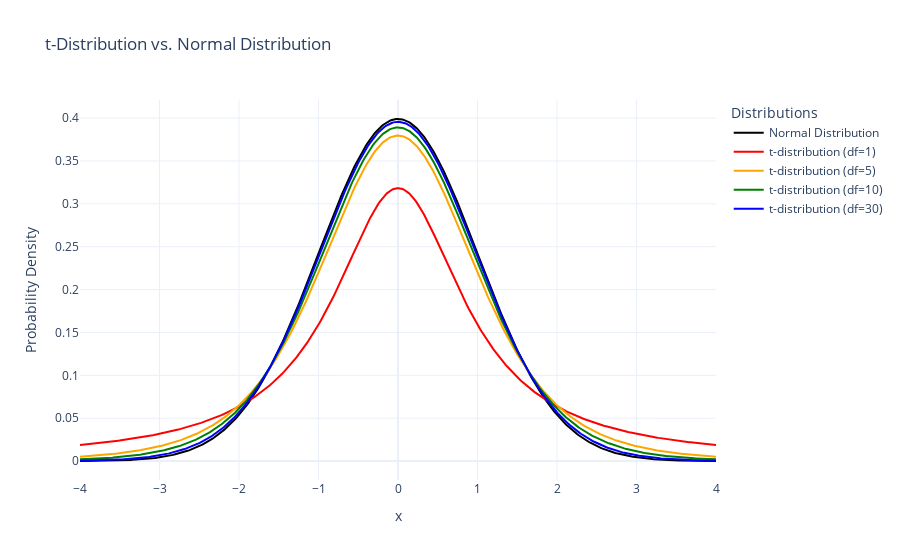

Notebook cell for this chart:
### Code cell
# X-axis range
x = np.linspace(-4, 4, 500)

# Normal distribution
normal_y = norm.pdf(x)

# Create figure
fig = go.Figure()

# Add normal distribution trace
fig.add_trace(go.Scatter(
    x=x, y=normal_y,
    mode='lines',
    name='Normal Distribution',
    line=dict(color='black', width=2)
))

# Add t-distribution traces for different degrees of freedom
dfs = [1, 5, 10, 30]
colors = ['red', 'orange', 'green', 'blue']

for df, color in zip(dfs, colors):
    t_y = t.pdf(x, df)
    fig.add_trace(go.Scatter(
        x=x, y=t_y,
        mode='lines',
        name=f't-distribution (df={df})',
        line=dict(color=color)
    ))

# Customize layout
fig.update_layout(
    title='t-Distribution vs. Normal Distribution',
    xaxis_title='x',
    yaxis_title='Probability Density',
    legend_title='Distributions',
    template='plotly_white'
)

fig.show()

### Figure 1 — Plotly figure (JSON) as saved in the notebook; plotly's stock layout.template omitted (floating-point values rounded to 4 significant figures; data arrays with more than 128 entries replaced by an {"elided": "..."} marker saying what was removed)
{"data": [{"line": {"color": "black", "width": 2}, "mode": "lines", "name": "Normal Distribution", "type": "scatter", "x": {"elided": "500 float values"}, "y": {"elided": "500 float values"}}, {"line": {"color": "red"}, "mode": "lines", "name": "t-distribution (df=1)", "type": "scatter", "x": {"elided": "500 float values"}, "y": {"elided": "500 float values"}}, {"line": {"color": "orange"}, "mode": "lines", "name": "t-distribution (df=5)", "type": "scatter", "x": {"elided": "500 float values"}, "y": {"elided": "500 float values"}}, {"line": {"color": "green"}, "mode": "lines", "name": "t-distribution (df=10)", "type": "scatter", "x": {"elided": "500 float values"}, "y": {"elided": "500 float values"}}, {"line": {"color": "blue"}, "mode": "lines", "name": "t-distribution (df=30)", "type": "scatter", "x": {"elided": "500 float values"}, "y": {"elided": "500 float values"}}], "layout": {"legend": {"title": {"text": "Distributions"}}, "title": {"text": "t-Distribution vs. Normal Distribution"}, "xaxis": {"title": {"text": "x"}}, "yaxis": {"title": {"text": "Probability Density"}}}}
